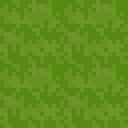

A level layout from a 2D game, rendered from its tile map. Below: a short description, then the map file with its tile-grid data intact:
An orthogonal 2x2 tile map with 64x64 px tiles, 1 tile layer (Floor), 2 tilesets and 2 objects (Player, Placement).

<map version="1.10" tiledversion="1.12.0" orientation="orthogonal" renderorder="right-down" width="2" height="2" tilewidth="64" tileheight="64" infinite="0" nextlayerid="15" nextobjectid="12">
 <tileset firstgid="1" name="!CL_DEMO_64" tilewidth="64" tileheight="64" tilecount="1240" columns="40">
  <image source="../../../../assets/textures/environments/!CL_DEMO_64.png" width="2560" height="1984" />
 </tileset>
 <tileset firstgid="1241" name="duck-Sheet" tilewidth="64" tileheight="64" tilecount="120" columns="24">
  <image source="../../../../assets/textures/characters/duck-Sheet.png" width="1536" height="320" />
 </tileset>
 <layer id="13" name="Floor" width="2" height="2">
  <data encoding="csv">
42,42,
42,42
</data>
 </layer>
 <objectgroup id="7" name="Interaction">
  <object id="9" name="Jay" type="Player" gid="1241" x="0" y="128" width="64" height="64" />
 </objectgroup>
 <objectgroup id="14" name="Placement Test">
  <object id="11" name="PlayerStart" type="Placement" x="95.3333" y="110.667">
   <point />
  </object>
 </objectgroup>
</map>
